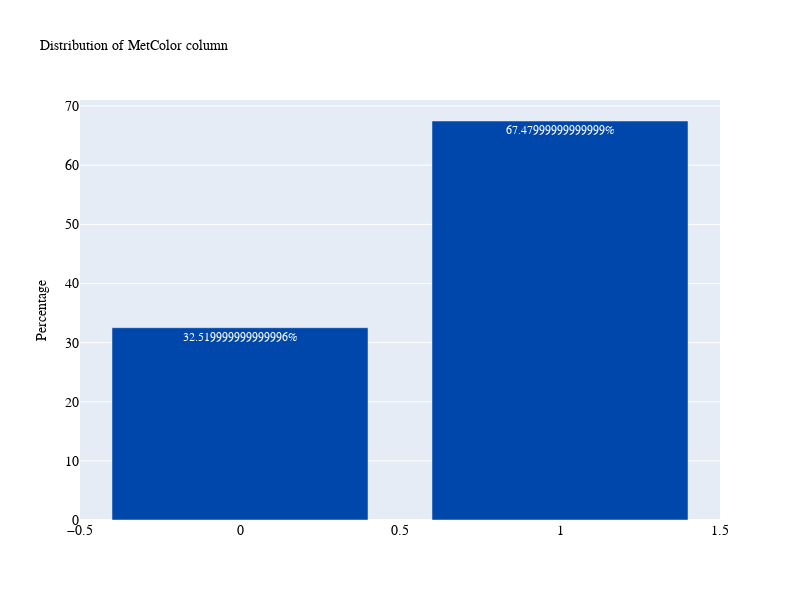

The notebook cell this image was saved under:
### Code cell
plot_bar('MetColor')

### Figure 1 — Plotly figure (JSON) as saved in the notebook; plotly's stock layout.template omitted (floating-point values rounded to 4 significant figures)
{"data": [{"marker": {"color": "#0047AB"}, "text": ["67.47999999999999%", "32.519999999999996%"], "textposition": "auto", "type": "bar", "x": [1, 0], "y": [67.48, 32.52]}], "layout": {"autosize": false, "font": {"color": "white", "family": "Courier New, monospace", "size": 12}, "height": 600, "title": {"font": {"color": "black", "family": "Courier New, monospace", "size": 14}, "text": "Distribution of MetColor column"}, "width": 800, "xaxis": {"tickfont": {"color": "black", "family": "Courier New, monospace", "size": 14}}, "yaxis": {"tickfont": {"color": "black", "family": "Courier New, monospace", "size": 14}, "title": {"font": {"color": "black", "size": 14}, "text": "Percentage"}}}}
